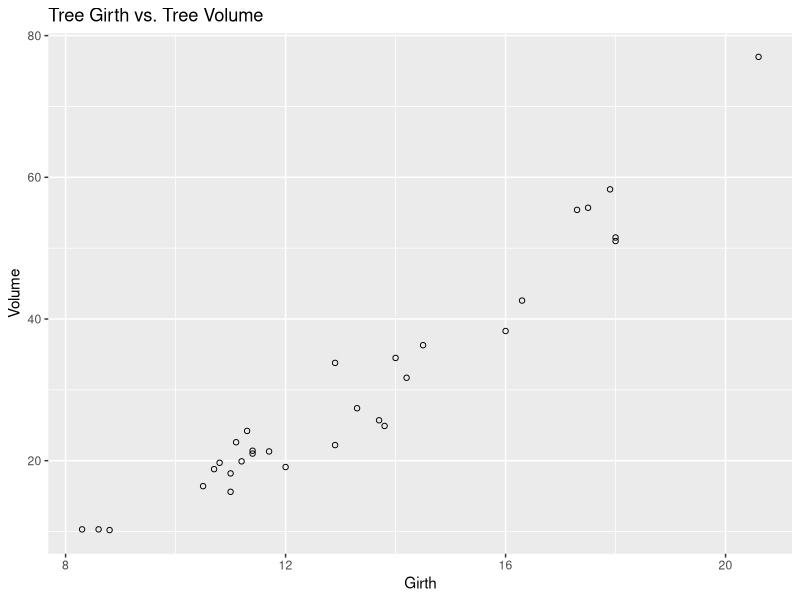
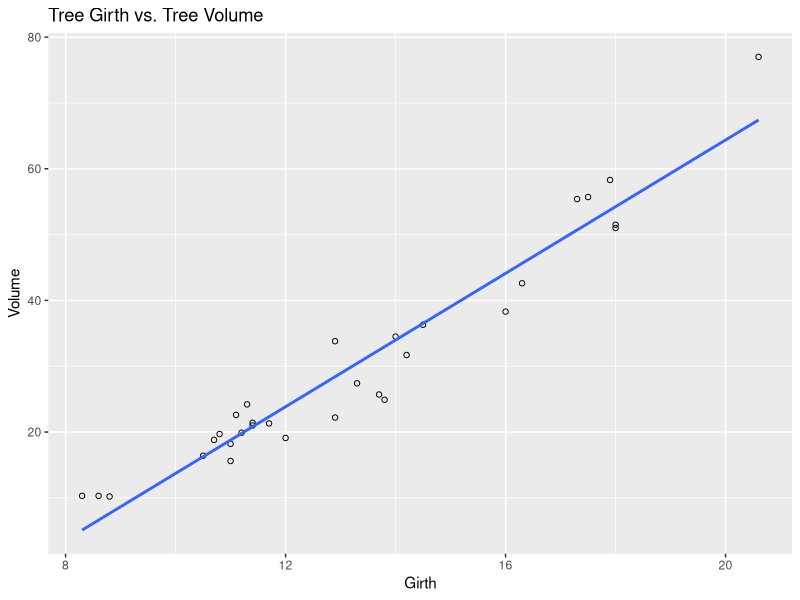
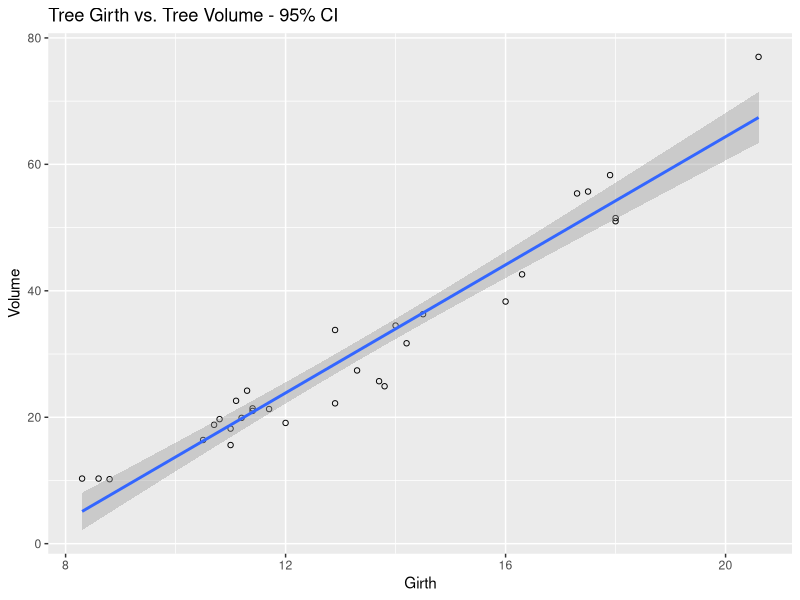
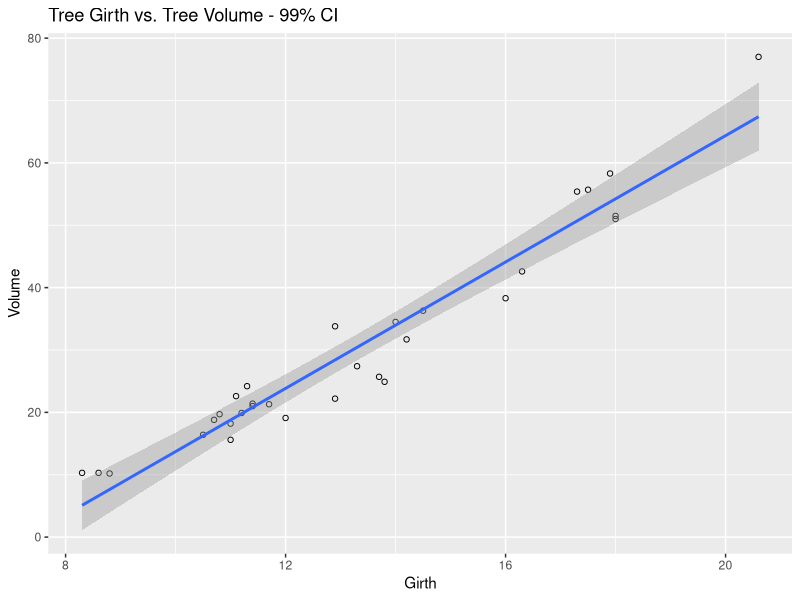
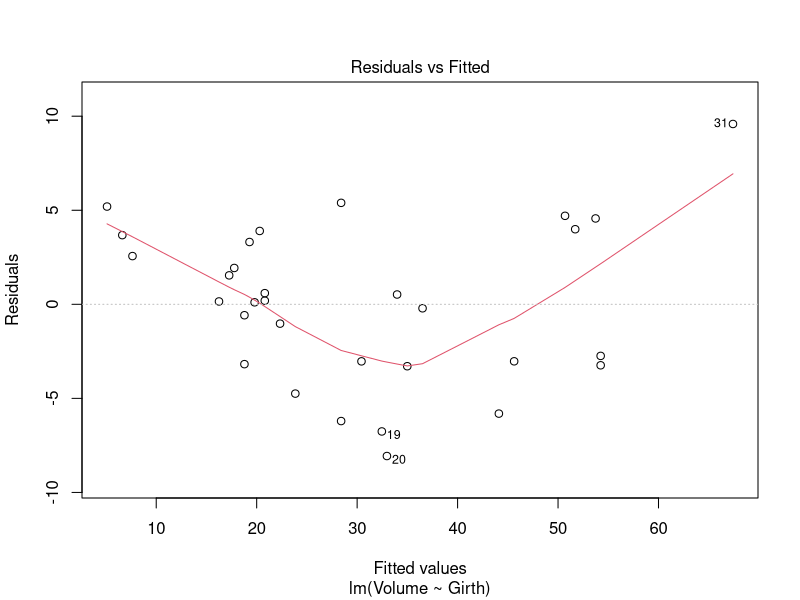
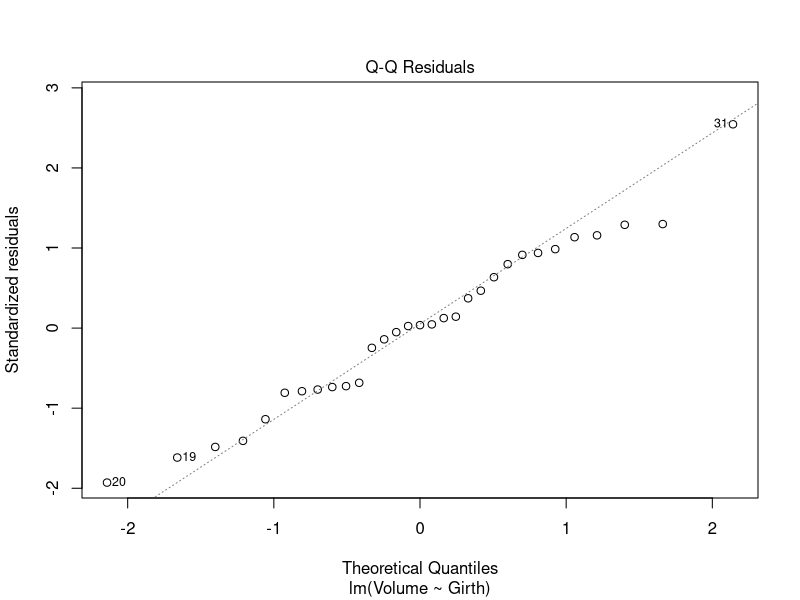
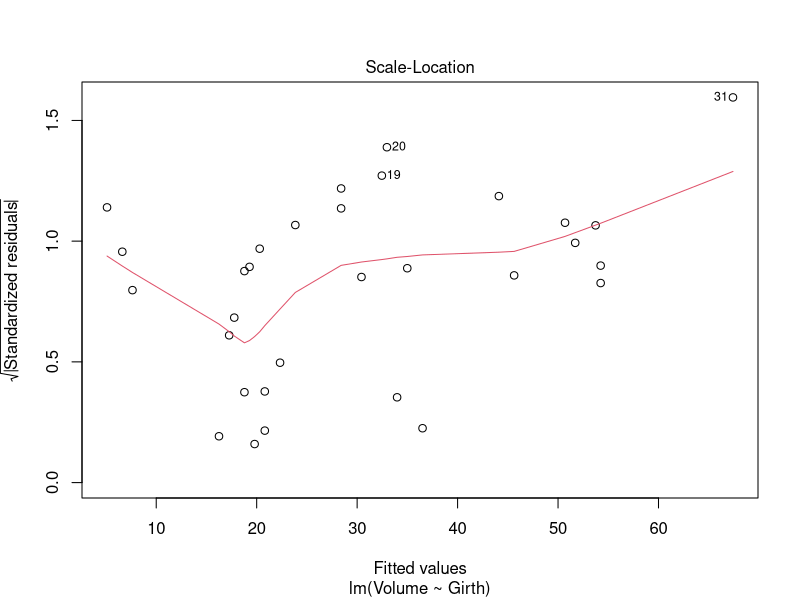
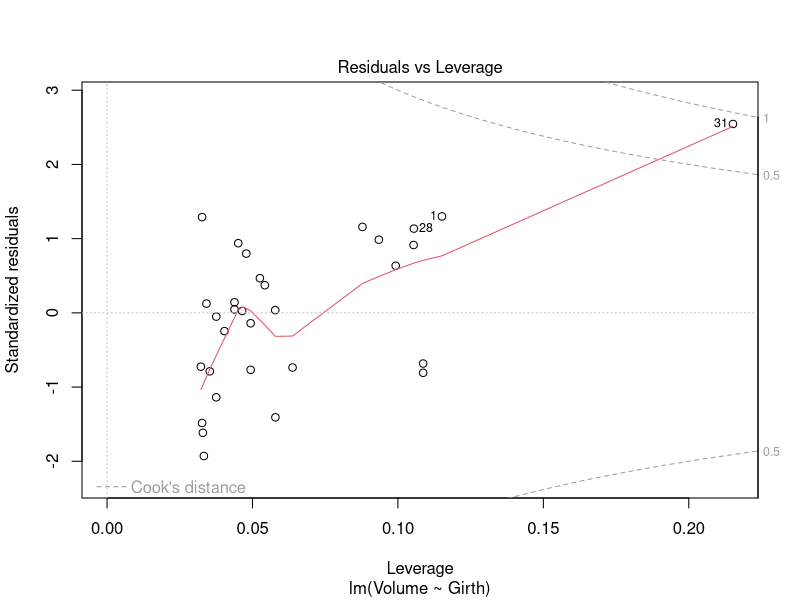

These charts were generated, in order, by the following R code:
# R Tutorial 2 

# ggplot2 for any plotting, install the ggplot2 package 
# and then turn it on in the library, once a package is installed, it does not need to be reinstalled

# for running the first time, uncomment the line bellow
# install.packages("ggplot2")
library("ggplot2")

# R has built in datasets for learning and testing: 
# https://stat.ethz.ch/R-manual/R-devel/library/datasets/html/00Index.html
# trees is a dataframe for 31 observations of Diameter, Height and Volume for Black Cherry Trees
treeDF <- trees



# PLOTTING AND LINEAR REGRESSION ----------------------------------------------------------------------



# scatterplot of treeDF: x-axis is Girth of each Tree, y-axis is Volume
# ggplot is a function from the ggplot2 package, aes stands for aesthetics
# geom_point specifies that you want a scatter plot, shape specifies what the points will look like.
ggplot(treeDF, aes(x = Girth, y = Volume)) + geom_point(shape=1) + labs(title = "Tree Girth vs. Tree Volume")

# Same scatterplot but with a line of best fit.
ggplot(treeDF, aes(x = Girth, y = Volume)) + geom_point(shape=1) + geom_smooth(method=lm, se=FALSE) +
  labs(title = "Tree Girth vs. Tree Volume")

# Same scatterplot but with a line of best fit AND standard error at 95% confidence interval
ggplot(treeDF, aes(x = Girth, y = Volume)) + geom_point(shape=1) + geom_smooth(method=lm, se=TRUE) + 
  labs(title = "Tree Girth vs. Tree Volume - 95% CI")

# Same scatterplot but with a line of best fit AND standard error at 99% confidence interval
ggplot(treeDF, aes(x = Girth, y = Volume)) + geom_point(shape=1) + geom_smooth(method=lm, level=0.99) + 
  labs(title = "Tree Girth vs. Tree Volume - 99% CI")


# It looks like Girth and Volume have a correlation, let's check the correlation using cor()
cor(treeDF$Girth, treeDF$Volume)

# Linear Regression Test between Girth and Volume, x = Girth, y = Volume
# lm stands for linear model, 
# Read as: Create a linear model object using the treeDF dataframe. Independent variable is equal to
# the Girth column, dependent variable is equal to the Volume column.
# lm(Y ~ X1 + X2 + X3 +...., data)
treelm <- lm(Volume ~ Girth, data = treeDF)

# Summary of the linear model for treeDF. Most information about the regression test can be found here.
summary(treelm)

# Saving summary as a variable to pull out information:
treelmSum <- summary(treelm)
treelmSum$r.squared
treelmSum$adj.r.squared
treelmSum$coefficients # t-value, p-value
confint(treelm) #  95% Confidence interval

# plotting a lm gives different plots of the residuals
plot(treelm, ask = FALSE)


# Multiple Regression:

# lm works for multiple regression aswell
# lm(Y ~ X1 + X2 + X3 +...., data)
treeMultlm <- lm(Volume ~ Girth + Height, data = treeDF)
summary(treeMultlm)



# LOOPS ------------------------------------------------------------------------------------------



# Loops do the same thing over and over again until a condition is met. 
# They allow you to automate parts of code that are repetitive.

# Examples: 


# make a random vector
vector1 <- c(4,3,5,7,8,3,80,30)

# set a count variable to zero
count <- 0

# This 'for' loop counts how many 3's are in vector1
# Read as: For all the values in vector1, if they are equal to 3 then add one to the count.
for (value in vector1){
  
  if (value == 3) {count = count + 1}
}

count



# Creating a vector of 1000 random numbers, normally distributed around a mean of 100 
# with standard deviation = 10
random_nums <- floor(rnorm(1000, mean = 100, sd = 10))

# set the count to zero
count <- 0

# Count number of occurances of the value 101 in the vector random_nums
# (how many times does the number 101 occur in this vector?)
for (num in random_nums){
  if (num == 101) count = count + 1
}

count



# make a random vector
vector2 <- c(100,200,300,400,500,600)
# Creating an empty vector
vector2copy <- c()

# Create a copy of vector2
# 'i' will start at one and then increment by one until it reaches 6
for (i in 1:(length(vector2))) {
  vector2copy <- append(vector2copy,vector2[i])
}

vector2 == vector2copy



# THE PIPE OPERATOR  %>% -----------------------------------------------------------------------
# f(x) can be written as x %>% f


# Since the pipe operator is so popular in R, it is worth having a section explaining it.
# To use the pipe operator install and turn on the dyplr package

# for running the first time, uncomment the line bellow
# install.packages("dplyr")
library("dplyr")


# It can sometimes be hard to read what a line of code is 
# doing when multiple functions are being used at once 

# Example

# In this case you have to look inside all the brackets at the start
# then work your way outward to see what the function actually does
changed_numbers <- as.data.frame(round(log(sqrt(abs(c(2.9,3.4,1.9,-8.4,6.2,11.2,8.8,-3)))),3))

# Too long of a line like this and it becomes very difficult to read. 

# One way to make it more understandable is to break each part of it up.
stat_numbers <- c(2.9,3.4,1.9,-8.4,6.2,11.2,8.8,-3)
abs_stat_nums <- abs(stat_numbers)
sqrt_abs_stat_nums <- sqrt(abs_stat_nums)
logarithms <- log(sqrt_abs_stat_nums)
logs_rounded <- round(logarithms, 3)

changed_numbers2 <- as.data.frame(logs_rounded) 

# This is more a lot easier to follow, but creates a lot of varibles that we will probably never use again.


# If only there was a happy medium? Cue in the pipe operator


# The pipe operator takes in the values before it 
# and then puts them into the first argument of the function after it

round(2.45,1)       # Normal way
2.45 %>% round(1)   # Pipe Operator

paste("Hello","there","look","at","this", sep = "---")      #Normal Way
"Hello" %>% paste("there","look","at","this", sep = "---")  #Pipe Operator

# Now instead of reading from inside to outside brackets, you read from left to right



changed_numbers_pipe <- 
  c(2.9,3.4,1.9,-8.4,6.2,11.2,8.8,-3) %>% abs() %>% sqrt() %>% log() %>% round(3) %>% as.data.frame()



#################################################################################### END -------








